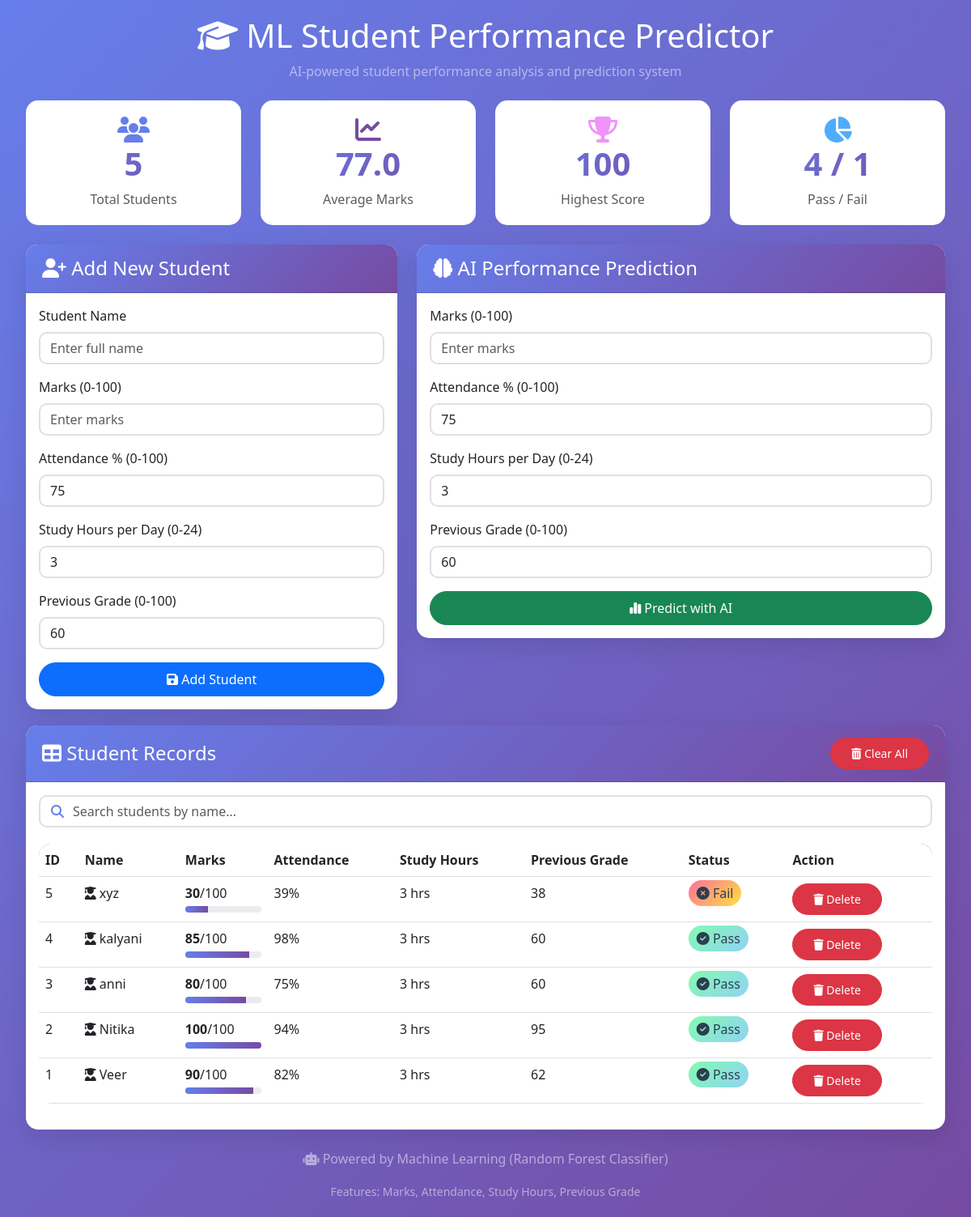
The page / on the database its author committed.
### tables this page shows
CREATE TABLE students (
            id INTEGER PRIMARY KEY AUTOINCREMENT,
            name TEXT,
            marks INTEGER,
            attendance INTEGER DEFAULT 75,
            study_hours INTEGER DEFAULT 3,
            previous_grade INTEGER DEFAULT 60
        );

### app.py (the view)
@app.route('/')
def home():
    conn = sqlite3.connect('students.db')
    cursor = conn.cursor()
    cursor.execute("SELECT * FROM students ORDER BY id DESC")
    students = cursor.fetchall()
    conn.close()
    stats = get_statistics()
    return render_template('index.html', students=students, stats=stats)

### app.py (called while the page is built)
def get_statistics():
    conn = sqlite3.connect('students.db')
    cursor = conn.cursor()
    cursor.execute("SELECT COUNT(*) FROM students")
    total = cursor.fetchone()[0]
    cursor.execute("SELECT AVG(marks) FROM students")
    avg_marks = cursor.fetchone()[0] or 0
    cursor.execute("SELECT MAX(marks) FROM students")
    highest = cursor.fetchone()[0] or 0
    cursor.execute("SELECT COUNT(*) FROM students WHERE marks >= 50")
    passed = cursor.fetchone()[0]
    conn.close()
    return {
        'total': total,
        'avg_marks': round(avg_marks, 1),
        'highest': highest,
        'passed': passed,
        'failed': total - passed
    }

### templates/index.html (shortened to what this page needs)
<!DOCTYPE html>
<html lang="en">
<head>
    <link href="https://cdn.jsdelivr.net/npm/bootstrap@5.3.0/dist/css/bootstrap.min.css" rel="stylesheet">
    <link rel="stylesheet" href="https://cdnjs.cloudflare.com/ajax/libs/font-awesome/6.4.0/css/all.min.css">
</head>
<body>
    <div class="container main-container">
        <div class="text-center mb-4">
            <h1 class="text-white mb-2">
                <i class="fas fa-graduation-cap"></i> ML Student Performance Predictor
            </h1>
            <p class="text-white-50">AI-powered student performance analysis and prediction system</p>
        </div>
        <div class="row mb-4">
            <div class="col-md-3">
                <div class="stats-card">
                    <i class="fas fa-users fa-2x" style="color: #667eea;"></i>
                    <h3 class="stats-number">{{ stats.total if stats else 0 }}</h3>
                    <p class="text-muted mb-0">Total Students</p>
                </div>
            </div>
            <div class="col-md-3">
                <div class="stats-card">
                    <i class="fas fa-chart-line fa-2x" style="color: #764ba2;"></i>
                    <h3 class="stats-number">{{ stats.avg_marks if stats else 0 }}</h3>
                    <p class="text-muted mb-0">Average Marks</p>
                </div>
            </div>
            <div class="col-md-3">
                <div class="stats-card">
                    <i class="fas fa-trophy fa-2x" style="color: #f093fb;"></i>
                    <h3 class="stats-number">{{ stats.highest if stats else 0 }}</h3>
                    <p class="text-muted mb-0">Highest Score</p>
                </div>
            </div>
            <div class="col-md-3">
                <div class="stats-card">
                    <i class="fas fa-chart-pie fa-2x" style="color: #4facfe;"></i>
                    <h3 class="stats-number">{{ stats.passed if stats else 0 }} / {{ stats.failed if stats else 0 }}</h3>
                    <p class="text-muted mb-0">Pass / Fail</p>
                </div>
            </div>
        </div>
        <div class="row">
            <div class="col-md-5">
                <div class="card">
                    <div class="card-header">
                        <h4 class="mb-0"><i class="fas fa-user-plus"></i> Add New Student</h4>
                    </div>
                    <div class="card-body">
                        <form action="/add" method="post">
                            <div class="mb-3">
                                <label class="form-label">Student Name</label>
                                <input type="text" name="name" class="form-control" placeholder="Enter full name" required>
                            </div>
                            <div class="mb-3">
                                <label class="form-label">Marks (0-100)</label>
                                <input type="number" name="marks" class="form-control" placeholder="Enter marks" min="0" max="100" required>
                            </div>
                            <div class="mb-3">
                                <label class="form-label">Attendance % (0-100)</label>
                                <input type="number" name="attendance" class="form-control" placeholder="Enter attendance" value="75" min="0" max="100">
                            </div>
                            <div class="mb-3">
                                <label class="form-label">Study Hours per Day (0-24)</label>
                                <input type="number" name="study_hours" class="form-control" placeholder="Enter study hours" value="3" min="0" max="24">
                            </div>
                            <div class="mb-3">
                                <label class="form-label">Previous Grade (0-100)</label>
                                <input type="number" name="previous_grade" class="form-control" placeholder="Enter previous grade" value="60" min="0" max="100">
                            </div>
                            <button type="submit" class="btn btn-primary w-100">
                                <i class="fas fa-save"></i> Add Student
                            </button>
                        </form>
                    </div>
                </div>
            </div>
            <div class="col-md-7">
                <div class="card">
                    <div class="card-header">
                        <h4 class="mb-0"><i class="fas fa-brain"></i> AI Performance Prediction</h4>
                    </div>
                    <div class="card-body">
                        <form action="/predict" method="post">
                            <div class="mb-3">
                                <label class="form-label">Marks (0-100)</label>
                                <input type="number" name="marks" class="form-control" placeholder="Enter marks" min="0" max="100" required
                                       value="{{ marks_input if marks_input else '' }}">
                            </div>
                            <div class="mb-3">
                                <label class="form-label">Attendance % (0-100)</label>
                                <input type="number" name="attendance" class="form-control" placeholder="Enter attendance" min="0" max="100"
                                       value="{{ attendance_input if attendance_input else 75 }}">
                            </div>
                            <div class="mb-3">
                                <label class="form-label">Study Hours per Day (0-24)</label>
                                <input type="number" name="study_hours" class="form-control" placeholder="Enter study hours" min="0" max="24"
                                       value="{{ study_hours_input if study_hours_input else 3 }}">
                            </div>
                            <div class="mb-3">
                                <label class="form-label">Previous Grade (0-100)</label>
                                <input type="number" name="previous_grade" class="form-control" placeholder="Enter previous grade" min="0" max="100"
                                       value="{{ previous_grade_input if previous_grade_input else 60 }}">
                            </div>
                            <button type="submit" class="btn btn-success w-100">
                                <i class="fas fa-chart-simple"></i> Predict with AI
                            </button>
                        </form>
                    </div>
                </div>
            </div>
        </div>
        <div class="card">
            <div class="card-header d-flex justify-content-between align-items-center">
                <h4 class="mb-0"><i class="fas fa-table"></i> Student Records</h4>
                <div>
                    <a href="/clear_all" class="btn btn-danger btn-sm" onclick="return confirm('⚠️ Warning: This will delete ALL students! Are you sure?')">
                        <i class="fas fa-trash-alt"></i> Clear All
                    </a>
                </div>
            </div>
            <div class="card-body">
                <div class="search-box">
                    <i class="fas fa-search"></i>
                    <input type="text" id="searchInput" class="form-control" placeholder="Search students by name...">
                </div>
                <div class="table-responsive">
                    <table class="table table-hover">
                        <thead>
                            <tr>
                                <th>ID</th>
                                <th>Name</th>
                                <th>Marks</th>
                                <th>Attendance</th>
                                <th>Study Hours</th>
                                <th>Previous Grade</th>
                                <th>Status</th>
                                <th>Action</th>
                            </tr>
                        </thead>
                        <tbody id="studentTable">
                            {% if students %}
                                {% for s in students %}
                                <tr>
                                    <td>{{ s[0] }}</td>
                                    <td><i class="fas fa-user-graduate"></i> {{ s[1] }}</td>
                                    <td>
                                        <strong>{{ s[2] }}</strong>/100
                                        <div class="progress mt-1">
                                            <div class="progress-bar" role="progressbar"
                                                 style="width: {{ s[2] }}%; background: linear-gradient(90deg, #667eea, #764ba2);">
                                            </div>
                                        </div>
                                    </td>
                                    <td>{{ s[3] }}%</td>
                                    <td>{{ s[4] }} hrs</td>
                                    <td>{{ s[5] }}</td>
                                    <td>
                                        {% if s[2] >= 50 %}
                                            <span class="badge-pass"><i class="fas fa-check-circle"></i> Pass</span>
                                        {% else %}
                                            <span class="badge-fail"><i class="fas fa-times-circle"></i> Fail</span>
                                        {% endif %}
                                    </td>
                                    <td>
                                        <a href="/delete/{{ s[0] }}" class="btn btn-danger btn-sm"
                                           onclick="return confirm('Delete {{ s[1] }}?')">
                                            <i class="fas fa-trash"></i> Delete
                                        </a>
                                    </td>
                                </tr>
                                {% endfor %}
                            {% endif %}
                        </tbody>
                    </table>
                </div>
            </div>
        </div>
        <div class="text-center mt-4 text-white-50">
            <p><i class="fas fa-robot"></i> Powered by Machine Learning (Random Forest Classifier)</p>
            <small>Features: Marks, Attendance, Study Hours, Previous Grade</small>
        </div>
    </div>
</body>
</html>

### templates/index.html (style rules this page uses)
body { background: linear-gradient(135deg, #667eea 0%, #764ba2 100%); min-height: 100vh; padding: 20px; }
.main-container { max-width: 1400px; margin: 0 auto; }
.card { border: none; border-radius: 15px; box-shadow: 0 10px 30px rgba(0,0,0,0.1); margin-bottom: 20px; }
.card-header { background: linear-gradient(135deg, #667eea 0%, #764ba2 100%); color: white; border-radius: 15px 15px 0 0 !important; padding: 15px 20px; }
.stats-card { background: white; border-radius: 15px; padding: 20px; text-align: center; transition: transform 0.3s ease; }
.stats-number { font-size: 2.5em; font-weight: bold; background: linear-gradient(135deg, #667eea 0%, #764ba2 100%); -webkit-background-clip: text; -webkit-text-fill-color: transparent; background-clip: text; }
.btn { border-radius: 25px; padding: 8px 25px; transition: all 0.3s ease; }
.table { background: white; border-radius: 15px; overflow: hidden; }
.table thead { background: linear-gradient(135deg, #667eea 0%, #764ba2 100%); color: white; }
.form-control, .form-select { border-radius: 10px; border: 2px solid #e0e0e0; transition: all 0.3s ease; }
.badge-pass { background: linear-gradient(135deg, #84fab0 0%, #8fd3f4 100%); color: #2c3e50; padding: 5px 10px; border-radius: 20px; }
.badge-fail { background: linear-gradient(135deg, #fa709a 0%, #fee140 100%); color: #2c3e50; padding: 5px 10px; border-radius: 20px; }
.progress { height: 8px; border-radius: 10px; }
.search-box { position: relative; margin-bottom: 20px; }
.search-box input { padding-left: 40px; }
.search-box i { position: absolute; left: 15px; top: 12px; color: #667eea; }

### rows shown on the page
students: id "5", name "xyz", marks "30", attendance "39", study_hours "3", previous_grade "38", shows "Fail"
students: id "4", name "kalyani", marks "85", attendance "98", study_hours "3", previous_grade "60", shows "Pass"
students: id "3", name "anni", marks "80", attendance "75", study_hours "3", previous_grade "60", shows "Pass"
students: id "2", name "Nitika", marks "100", attendance "94", study_hours "3", previous_grade "95", shows "Pass"
students: id "1", name "Veer", marks "90", attendance "82", study_hours "3", previous_grade "62", shows "Pass"

### other values the page prints
{{ stats.total if stats else 0 }} "5"
{{ stats.avg_marks if stats else 0 }} "77.0"
{{ stats.highest if stats else 0 }} "100"
{{ stats.passed if stats else 0 }} "4"
{{ stats.failed if stats else 0 }} "1"
